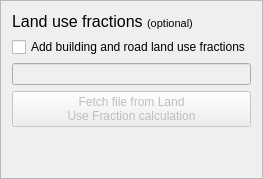
    <widget class="QFrame" name="frame_11">
     <property name="frameShape">
      <enum>QFrame::StyledPanel</enum>
     </property>
     <property name="frameShadow">
      <enum>QFrame::Raised</enum>
     </property>
     <layout class="QGridLayout" name="gridLayout_12">
      <item row="1" column="0">
       <widget class="QLabel" name="label_24">
        <property name="text">
         <string>&lt;!DOCTYPE HTML PUBLIC &quot;-//W3C//DTD HTML 4.0//EN&quot; &quot;http://www.w3.org/TR/REC-html40/strict.dtd&quot;&gt;
&lt;html&gt;&lt;head&gt;&lt;meta name=&quot;qrichtext&quot; content=&quot;1&quot; /&gt;&lt;style type=&quot;text/css&quot;&gt;
p, li { white-space: pre-wrap; }
&lt;/style&gt;&lt;/head&gt;&lt;body style=&quot; font-family:'MS Shell Dlg 2'; font-size:8pt; font-weight:400; font-style:normal;&quot;&gt;
&lt;p style=&quot; margin-top:0px; margin-bottom:0px; margin-left:0px; margin-right:0px; -qt-block-indent:0; text-indent:0px;&quot;&gt;&lt;span style=&quot; font-size:12pt;&quot;&gt;Land use fractions &lt;/span&gt;(optional)&lt;/p&gt;&lt;/body&gt;&lt;/html&gt;</string>
        </property>
       </widget>
      </item>
      <item row="3" column="0">
       <widget class="QLineEdit" name="textInputLUFData">
        <property name="enabled">
         <bool>false</bool>
        </property>
       </widget>
      </item>
      <item row="4" column="0">
       <widget class="QPushButton" name="pushButtonImportLUF">
        <property name="enabled">
         <bool>false</bool>
        </property>
        <property name="sizePolicy">
         <sizepolicy hsizetype="Minimum" vsizetype="Fixed">
          <horstretch>0</horstretch>
          <verstretch>0</verstretch>
         </sizepolicy>
        </property>
        <property name="text">
         <string>Fetch file from Land 
Use Fraction calculation</string>
        </property>
       </widget>
      </item>
      <item row="2" column="0">
       <widget class="QCheckBox" name="LUF_checkBox">
        <property name="text">
         <string>Add building and road land use fractions</string>
        </property>
       </widget>
      </item>
      <item row="5" column="0">
       <spacer name="verticalSpacer_12">
        <property name="orientation">
         <enum>Qt::Vertical</enum>
        </property>
        <property name="sizeHint" stdset="0">
         <size>
          <width>20</width>
          <height>40</height>
         </size>
        </property>
       </spacer>
      </item>
     </layout>
    </widget>
